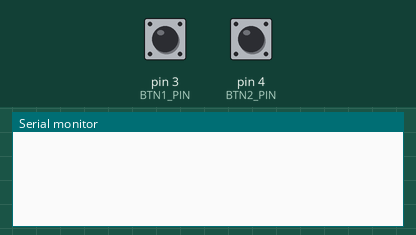
Simulated run of this sketch. Board: Arduino Uno, built with avr-gcc and run on an emulated ATmega328P. Shown: the last lines printed to the serial monitor. Inputs (shaded band) come from the test bench; at power-on: pin 3 (BTN1_PIN) HIGH, pin 4 (BTN2_PIN) HIGH.

Above: at 1.2 s.
1.3 s: pin 3 (BTN1_PIN) pulled LOW for 0.15 s
At 2.6 s:
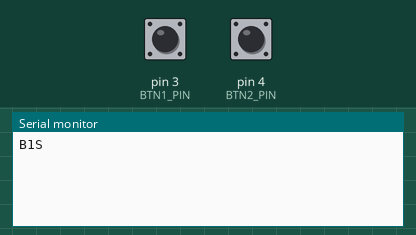
2.9 s: pin 4 (BTN2_PIN) pulled LOW for 1 s
At 5.0 s:
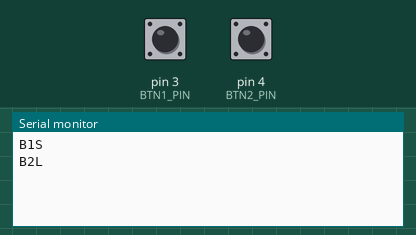
5.4 s: pin 3 (BTN1_PIN) pulled LOW for 1 s
At 7.1 s:
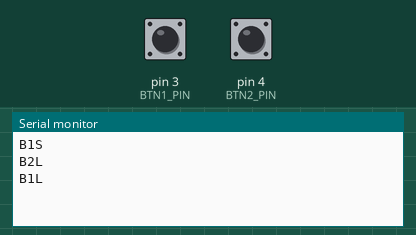
7.9 s: pin 4 (BTN2_PIN) pulled LOW for 0.15 s
At 9.1 s:
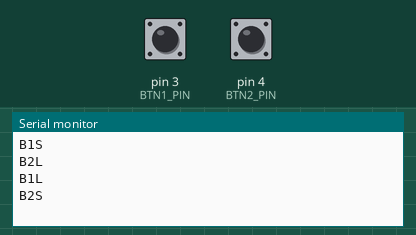
9.5 s: pin 3 (BTN1_PIN) driven LOW and pin 4 (BTN2_PIN) driven LOW
At 11.4 s:
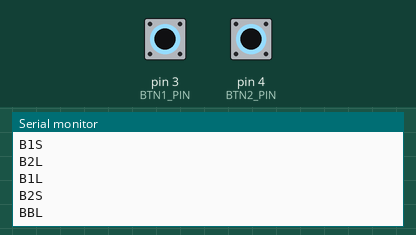
11.8 s: pin 3 (BTN1_PIN) pulsed HIGH 2 times (0.12 s each, 0.3 s apart)
At 12.8 s:
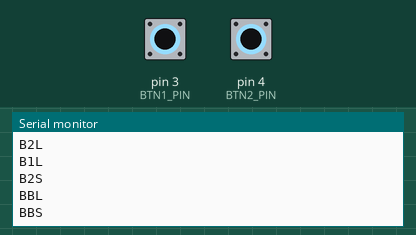

The sketch:

footswitch.ino
```cpp
#define BTN1_PIN 3
#define BTN2_PIN 4

#define DEBOUNCE_MS   30
#define LONGPRESS_MS 800

struct Button {
  uint8_t pin;
  bool stableState;
  bool lastReading;
  unsigned long lastDebounceTime;

  bool pressed;
  bool longSent;
  unsigned long pressTime;
};

Button b1 = {BTN1_PIN, HIGH, HIGH, 0, false, false, 0};
Button b2 = {BTN2_PIN, HIGH, HIGH, 0, false, false, 0};

// --- Combo State ---
bool comboActive = false;
bool comboLongSent = false;
unsigned long comboStartTime = 0;

void setup() {
  pinMode(BTN1_PIN, INPUT_PULLUP);
  pinMode(BTN2_PIN, INPUT_PULLUP);
  Serial.begin(115200);
}

void handleButton(Button &b, const char *shortMsg, const char *longMsg) {
  bool reading = digitalRead(b.pin);

  if (reading != b.lastReading) {
    b.lastDebounceTime = millis();
    b.lastReading = reading;
  }

  if ((millis() - b.lastDebounceTime) > DEBOUNCE_MS) {
    if (reading != b.stableState) {
      b.stableState = reading;

      if (b.stableState == LOW) {
        b.pressed = true;
        b.longSent = false;
        b.pressTime = millis();
      } else {
        if (b.pressed && !b.longSent && !comboActive) {
          Serial.println(shortMsg);
        }
        b.pressed = false;
      }
    }
  }

  // Long press (nur wenn kein Combo läuft)
  if (b.pressed && !b.longSent && !comboActive) {
    if (millis() - b.pressTime >= LONGPRESS_MS) {
      Serial.println(longMsg);
      b.longSent = true;
    }
  }
}

void handleCombo() {

  // Beide stabil gedrückt?
  bool bothPressed = (b1.stableState == LOW && b2.stableState == LOW);

  // Start Combo
  if (bothPressed && !comboActive) {
    comboActive = true;
    comboLongSent = false;
    comboStartTime = millis();

    // Einzel-Long Events blockieren
    b1.longSent = true;
    b2.longSent = true;
  }

  // Während Combo aktiv
  if (comboActive) {

    // Einer losgelassen -> Combo beenden
    if (!bothPressed) {

      if (!comboLongSent) {
        Serial.println("BBS");   // Short Combo
      }

      comboActive = false;
    }
    else {
      // Long Combo
      if (!comboLongSent &&
          (millis() - comboStartTime >= LONGPRESS_MS)) {

        Serial.println("BBL");
        comboLongSent = true;
      }
    }
  }
}

void loop() {
  handleButton(b1, "B1S", "B1L");
  handleButton(b2, "B2S", "B2L");

  handleCombo();
}
```

Measured:
- after the input at 1.3 s, the serial monitor: prints a new line after 0.18 s (image 1)
- after the input at 2.9 s, the serial monitor: prints a new line after 0.83 s (image 2)
- after the input at 5.4 s, the serial monitor: prints a new line after 0.83 s (image 3)
- after the input at 7.9 s, the serial monitor: prints a new line after 0.18 s (image 4)
- after the input at 9.5 s, the serial monitor: prints a new line after 0.83 s (image 5)
- after the input at 11.8 s, the serial monitor: prints a new line after 0.33 s (image 6)
